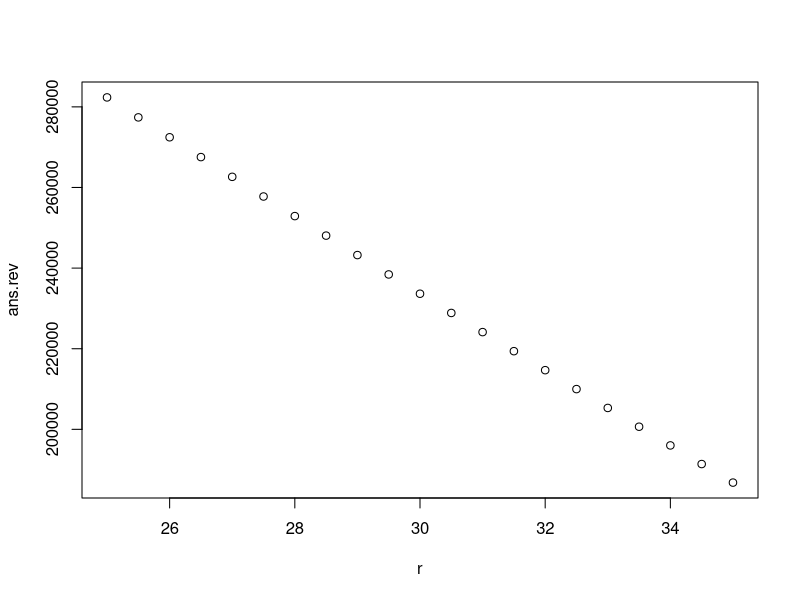
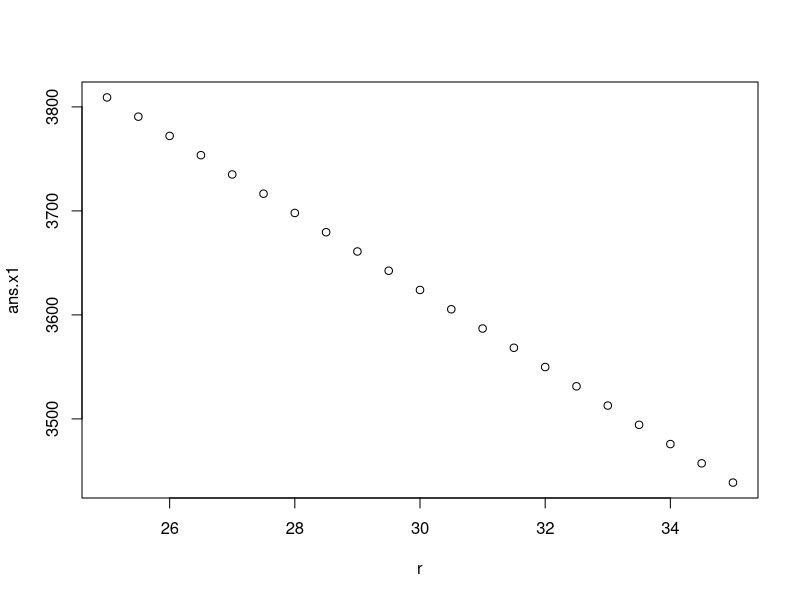
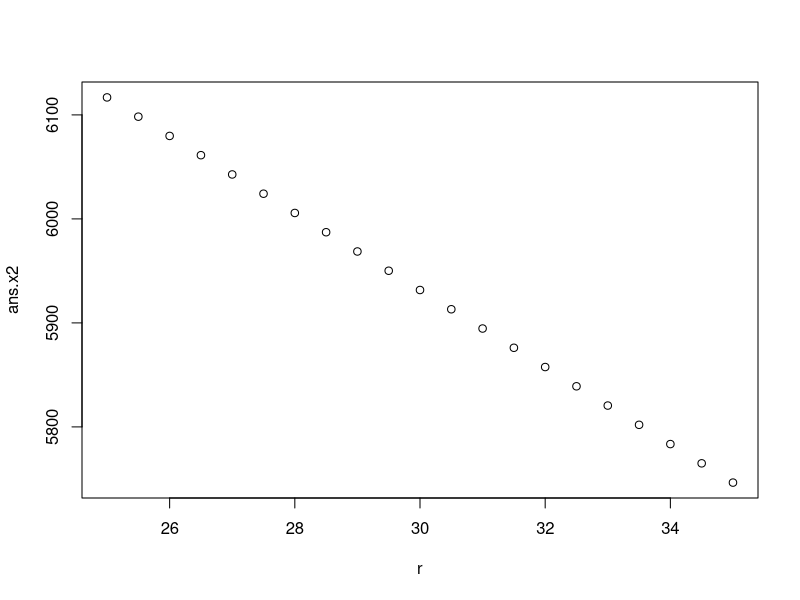

The R source for these figures, in order:
#Ch2 5
#Part A

P = function(x){
  return(((339-0.01*x[1]-0.003*x[2])*x[1]
          +(399-0.004*x[1]-0.01*x[2])*x[2]
          -(400000+220*x[1]+250*x[2]))*-1)
}
x=c(500,500) #starting point for optimization
ans = optim(x,P,method="BFGS") #BFGS is a numerical technique used to incrementally calculate the Hessian for Newton
print(ans)
paste(c("Profits are maximized by selling:",round(ans$par[1])," 19 in TVs and ",
        round(ans$par[2])," 21 in TVs. Resulting in a profit of: $",
        format(round(-P(ans$par)),big.mark=",")),collapse="")
paste(c("Average Selling Price of 19 in set is: $",round(339-0.01*ans$par[1]-0.003*ans$par[2],2)),collapse="")
paste(c("Average Selling Price of 21 in set is: $",round(399-0.004*ans$par[1]-0.01*ans$par[2],2)),collapse="")


#Part B

P = function(x){
  return((200000+((339-0.01*x[1]-0.003*x[2])*x[1]
          +(399-0.004*x[1]-0.01*x[2])*x[2])
          -(550000+(400000+195*x[1]+225*x[2])))*-1)
}
x=c(500,500) #starting point for optimization
ans = optim(x,P,method="BFGS") #BFGS is a numerical technique used to incrementally calculate the Hessian for Newton
print(ans)
paste(c("Profits are maximized by selling: ",round(ans$par[1])," 19 in TVs and ",
        round(ans$par[2])," 21 in TVs. Resulting in a profit of: $",
        format(round(-P(ans$par)),big.mark=",")),collapse="")
paste(c("Average Selling Price of 19 in set is: $",round(339-0.01*ans$par[1]-0.003*ans$par[2],2)),collapse="")
paste(c("Average Selling Price of 21 in set is: $",round(399-0.004*ans$par[1]-0.01*ans$par[2],2)),collapse="")

#Part C AND Part D

R2 = function(r2){
  fr2 = function(x){
    return(((339-0.01*x[1]-0.003*x[2])*x[1]
            +(399-0.004*x[1]-0.01*x[2])*x[2]
            -(400000+(195+r2)*x[1]+(225+r2)*x[2]))*-1)
  }
  x = c(50000,50000)
  ans = optim(x,fr2,method = "L-BFGS-B")
  return(ans)
}
R2(25)

ans.x1 = 0
ans.x2 = 0
ans.rev = 0
r = seq(25,35,0.5)
for (i in 1:length(r)){
  ans = R2(r[i])
  ans.x1[i] = ans$par[1]
  ans.x2[i] = ans$par[2]
  ans.rev[i] = -ans$value
}
result = data.frame(growth_rate = r, x1 = ans.x1,x2 = ans.x2,rev = ans.rev)
print(result)


#part D

plot(r,ans.rev)
plot(r,ans.x1)
plot(r,ans.x2)

lm(ans.rev~r)
lm(ans.x1~r)
lm(ans.x2~r)
